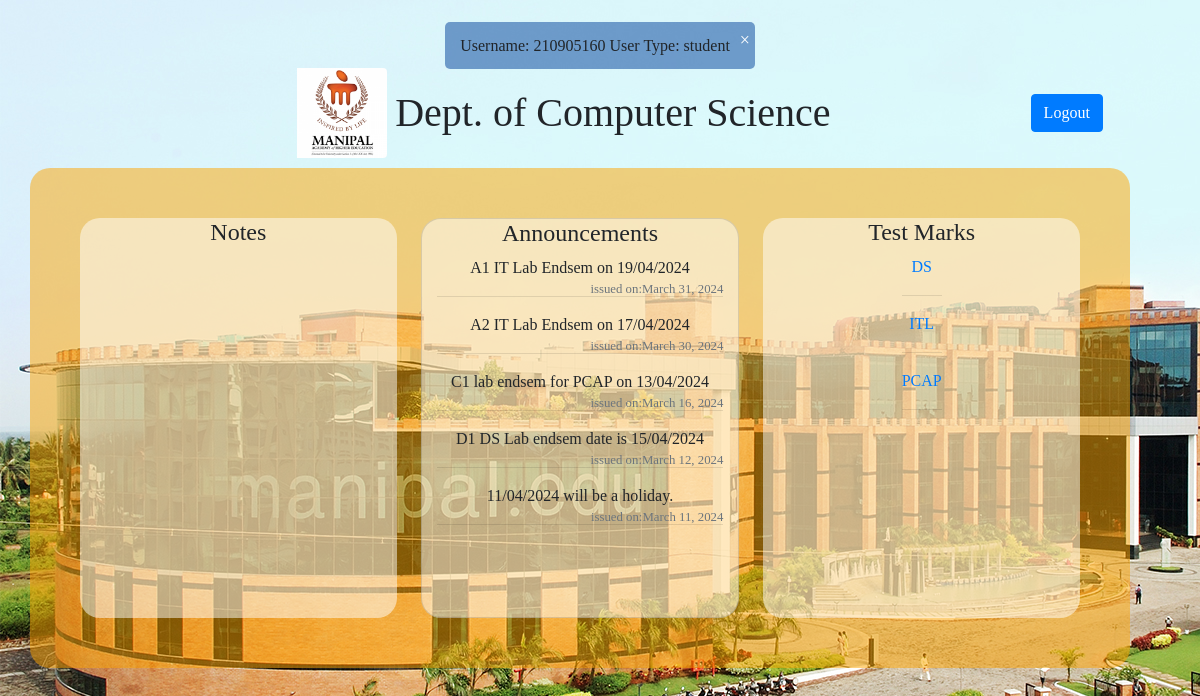
The page /index/ (signed in) on the database its author committed.
### webapp/models.py (models this page shows)
class Announcements(models.Model):
    announcement = models.CharField(max_length=500)
    date = models.DateField()

### webapp/views.py (the view)
# urls.py: path('index/',views.index,name='index'),
def index(request):
    username = request.session.get('username','')
    user = request.session.get('user','')
    context = {}
    context['userForm'] = LoginForm()
    if username:
        message = f"Username: {username} User Type: {user}"
        context['message']= message
        context['announcements'] = Announcements.objects.all().order_by('-date')
        unique_subjects = Marks.objects.values('subject').annotate(count=Count('subject'))
        context['notes'] = Note.objects.all().order_by('-date')
        context['unique_subjects'] = unique_subjects
        return render(request,'index.html',context)
    else:
        context['message']= "Not logged in"
        return render(request,'login.html',context)

### webapp/templates/webapp/index.html (shortened to what this page needs)
<html>
<head>
    <link rel="stylesheet" href="https://cdn.jsdelivr.net/npm/bootstrap@4.4.1/dist/css/bootstrap.min.css">
    <link href="https://cdn.jsdelivr.net/npm/bootstrap-icons/font/bootstrap-icons.css" rel="stylesheet">
</head>
    {% load static %}
<body style="background-image:url({% static 'manipal.jpg' %});font-family:Georgia">
    <div class="container text-center">
        <div class=" justify-content-center" style="padding-top:10px">
            <br />
            <span id="notif" class="notification" style="background-color: rgba(0, 64, 153, 0.5); padding: 15px; border-radius: 5px; position: relative;">
                <p style="display: inline-block; margin: 0; padding-right: 10px">{{ message }}</p>
                <span class="close-btn" style="cursor: pointer; color: white; font-size: 18px; position: absolute; top: 5px; right: 5px;" onclick="this.parentElement.style.display='none'">&times;</span>
            </span>
        </div>
        <div class="d-flex justify-content-center align-items-center">
            <img class="mr-2 rounded" src="{% static 'logo.png' %}" alt="My Image" style="height: 90px; margin-bottom: 10px; margin-top: 10px; padding-left: 200px">
            <h1 style="margin-bottom:10px; margin-top:10px;">Dept. of Computer Science</h1>
        <div class="btn-container" style="padding-left: 200px;">
            <button class="btn btn-primary">
                <a href="{% url 'logout' %}" style="color:inherit;">Logout</a>
            </button>
        </div>
        </div>
        <div class="row" style="background-color: rgba(255, 165, 0, 0.5); height: 500px; width: 1100px; padding: 50px; border-radius: 20px">
            <div class="col mr-4" style="background-color: rgba(255, 255, 255, 0.5); border-radius: 20px;height:400px;overflow-y: auto;">
                <h4>Notes</h4>
                <br />
            </div>
            <div class="col mr-4 card" style="background-color: rgba(255, 255, 255, 0.5); border-radius: 20px; height: 400px; overflow-y: auto;">
                <h4>Announcements</h4>
                <div id="student_announcement" style="display:none">
                    {% for announcement in announcements %}
                    {{ announcement.announcement }}<br />
                    <small class="text-muted" style="float:right">issued on:{{ announcement.date }}</small>
                    <hr />
                    {% endfor %}
                </div>
                <br />
            </div>
            <div class="col" style="background-color: rgba(255, 255, 255, 0.5); border-radius: 20px; height: 400px; overflow-y: auto;">
                <h4>Test Marks</h4>
                <div id="student_marks" style="display:none">
                    {% for unique_subject in unique_subjects %}
                    <a href="/studentmarks_result/"> {{ unique_subject.subject }} </a><br />
                    <hr />
                    {% endfor %}
                </div>
                <br />
            </div>
        </div>
    </div>
</body>
</html>

### rows shown on the page
Announcements: announcement "A1 IT Lab Endsem on 19/04/2024", date "March 31, 2024"
Announcements: announcement "A2 IT Lab Endsem on 17/04/2024", date "March 30, 2024"
Announcements: announcement "C1 lab endsem for PCAP on 13/04/2024", date "March 16, 2024"
Announcements: announcement "D1 DS Lab endsem date is 15/04/2024", date "March 12, 2024"
Announcements: announcement "11/04/2024 will be a holiday.", date "March 11, 2024"

### other values the page prints
{{ message }} "Username: 210905160 User Type: student"
{{ unique_subject.subject }} "DS" "ITL" "PCAP"
